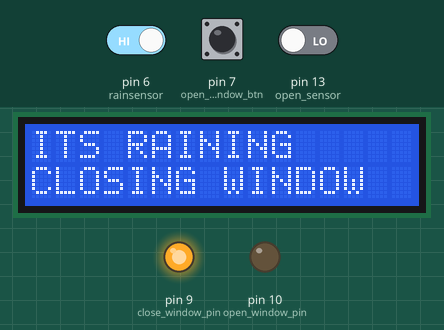
The sketch below on a simulated Arduino Uno, built with avr-gcc and run on an emulated ATmega328P. On the bench: 16×2 character LCD, output pins drawn as LEDs (lit = HIGH). Dashed ring = blinking. The inputs (shaded band) are chosen by the test bench; at power-on: pin 13 (open_sensor) LOW, pin 6 (rainsensor) HIGH, pin 7 (open_window_btn) LOW. What the sketch prints to the serial monitor is not drawn.

Above: at 1.7 s.
1.8 s: pin 13 (open_sensor) driven HIGH
At 2.3 s:
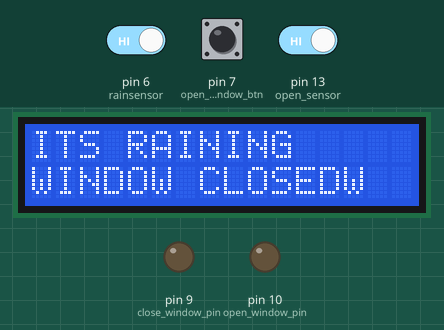
3.3 s: pin 6 (rainsensor) driven LOW
At 4.1 s:
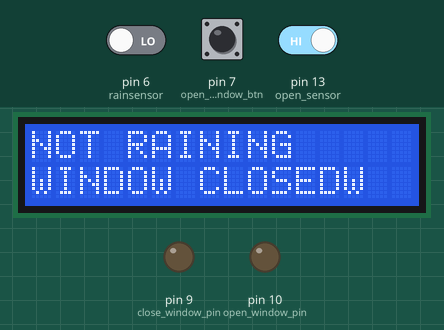
4.8 s: pin 7 (open_window_btn) pulled HIGH for 0.15 s
At 5.9 s:
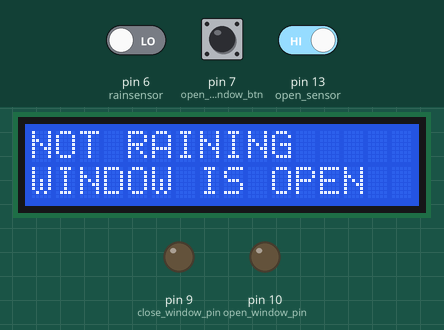
6.4 s: pin 6 (rainsensor) driven HIGH
At 7.2 s:
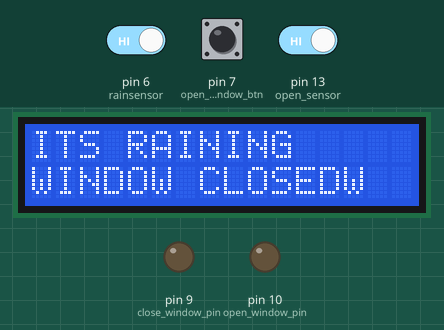
7.9 s: pin 7 (open_window_btn) driven HIGH and pin 13 (open_sensor) driven LOW
At 8.7 s:
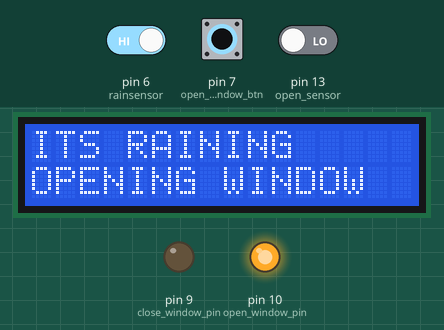
9.4 s: pin 13 (open_sensor) driven HIGH
At 10.7 s:
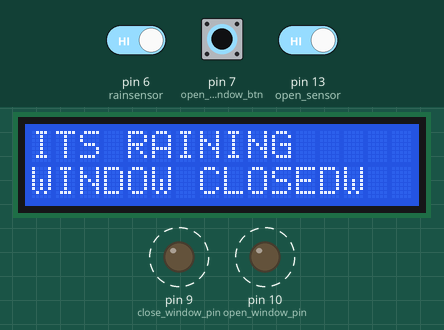
Timing chart, 0 to 13.4 s (numbered marks = the images above; inputs shaded):
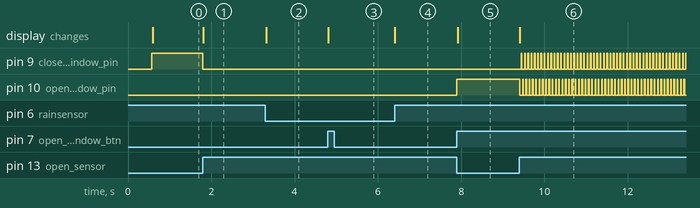

The sketch:

automatic_closing_windows_during_rain.ino
```cpp
#include <LiquidCrystal.h>
#include <SoftwareSerial.h>
SoftwareSerial mySerial(0 ,1);
int rain;
int close_sensor=8;
int rainsensor=6;
int open_sensor=13;
int open_window_pin = 10;
int close_window_pin = 9;
int open_window_btn= 7;
void openWindow();
void closeWindow();
void displayText(int row, char text[]);
char text[20], previoustext[20];

int open_and_close_time = 1000, system_turn_on_delay = 500;
int window_status = 1;
int rain_status,  message_status;
const int rs = 12, en = 11, d4 = 5, d5 = 4, d6 = 3, d7 = 2;
LiquidCrystal lcd(rs, en, d4, d5, d6, d7);

void setup() {
  pinMode(open_sensor, INPUT);
  pinMode(close_sensor, INPUT);
  pinMode(rain,INPUT);
  pinMode(open_window_pin, OUTPUT);
  pinMode(close_window_pin, OUTPUT);
  pinMode(open_window_btn, INPUT);

  Serial.begin(9600);
  lcd.begin(16, 2);
  strcpy(text, "SYSTEM ACTIVE");
  displayText(0, text);
  delay(system_turn_on_delay);
   lcd.clear();
}

void loop(){
  sM:
  sendMessage();
  dR:
    if(detectRain()){
      strcpy(text, "ITS RAINING");
      displayText(0, text);
      serialText(text);
      closeWindow();
    }

    else if(!detectRain()){
      strcpy(text, "NOT RAINING");
       displayText(0, text);
       serialText(text);
      goto sM;
    }
}

int detectRain(){
  rain_status = digitalRead(rainsensor);
  return rain_status;
}

void openWindow(){
	int window_sensor_cont = 1;
  if(window_status == 0){
  digitalWrite(open_window_pin, HIGH);
  strcpy(text, "OPENING WINDOW");
  displayText(1, text);

  while(window_sensor_cont){
  	if(digitalRead(open_sensor)){
  		digitalWrite(open_window_pin, LOW);
  		window_sensor_cont = 0;
  	}
  }

  strcpy(text, "WINDOW IS OPEN");
  displayText(1, text);
  window_status = 1;
  message_status = 0;
  }
}

void sendMessage(){
  if(digitalRead(open_window_btn)){
   strcpy(text, "SMS SENT SUCCESSFULLY");
    openWindow();
  }
}

void closeWindow(){
	int window_sensor_cont = 1;
  if(window_status == 1){
  digitalWrite(close_window_pin, HIGH);
  strcpy(text, "CLOSING WINDOW");
  displayText(1, text);
  serialText(text);


  while(window_sensor_cont){
  	if(digitalRead(open_sensor)){
  		digitalWrite(close_window_pin, LOW);
  		window_sensor_cont = 0;
  	}
  }

  strcpy(text, "WINDOW CLOSED");
  displayText(1, text);
  serialText(text);
  window_status = 0;
  message_status = 1;

  }
}


void displayText(int row, char text[]){
    lcd.setCursor(0, row);
    lcd.print(text);
    serialText(text);
    return;
}

void serialText(char text[]){
  int change = strcmp(previoustext, text);
  if(change){
    Serial.println(text);
    strcpy(previoustext, text);
  }
}

// void displayInt(int row, int value){
//   lcd.setCursor(0, row);
//   lcd.print(value);
//   return;
// }
// void debug(){
//   displayText(0, "DEBUGGING HERE");
// }
// void debugDel(){
//   displayText(0, "DEBUGGINGDELAY");
//   delay(500);
// }
// void debugVal(int text){
//   lcd.setCursor(0, 0);
//     lcd.print(text);
// }
```

Measured:
- after the input at 1.8 s, pin 9 (close_window_pin): HIGH → LOW at once; the display: changes at once (image 1)
- after the input at 3.3 s, the display: changes at once (image 2)
- after the input at 4.8 s, the display: changes at once (image 3)
- after the input at 6.4 s, the display: changes at once (image 4)
- after the input at 7.9 s, pin 10 (open_window_pin): LOW → HIGH at once; the display: changes at once (image 5)
- after the input at 9.4 s, pin 9 (close_window_pin), pin 10 (open_window_pin): alternates HIGH for 0.02 s and LOW for 0.06 s, starting at once; the display: changes at once (image 6)
